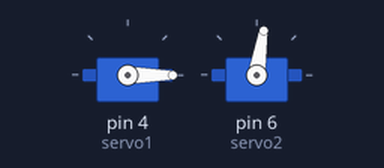
Recording of a sketch running on a simulated Arduino Uno, built with avr-gcc and run on an emulated ATmega328P. Shown: 2 × servo.

Above: at 0.15 s.
At 5.31 s:
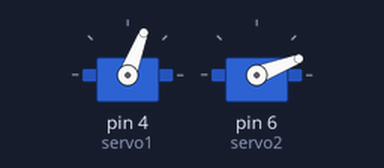
At 13.4 s:
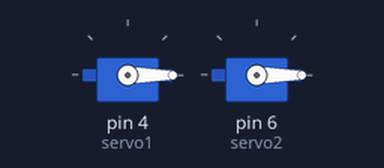
At 29.7 s:
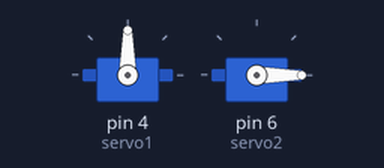
Timing chart, 0 to 40.0 s (numbered marks = the images above):
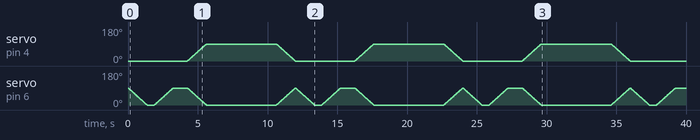

The sketch:

fetch_arm.ino
```cpp
#include <Servo.h>


Servo servo1;  // joint to robot
Servo servo2;  //joint holding spoon


void fetch (){

   // Move servo 1 from 0 to 90 degrees
  for (int angle = 0; angle <= 90; angle++) {
    // Move servo 2 from 90 to 0 degrees
    servo2.write(90 - angle);
    delay(15); // wait for the servos to reach the position
  }

  delay(500);

   // Move servo 1 from 0 to 90 degrees
  for (int angle = 0; angle <= 90; angle++) {
    servo2.write(angle);
    delay(15); // wait for the servos to reach the position
  }
  }


void feed(){

  // Move servo 1 from 0 to 90 degrees
  for (int angle = 0; angle <= 90; angle++) {
    servo1.write(angle);

    // Move servo 2 from 90 to 0 degrees
    servo2.write(90 - angle);
    delay(15); // wait for the servos to reach the position
  }
  delay(5000); // wait for 5 second before repeating

   // Move servo 1 from 0 to 90 degrees
  for (int angle = 0; angle <= 90; angle++) {
    servo2.write(angle);
    // Move servo 2 from 90 to 0 degrees
    servo1.write(90 - angle);
    delay(15); // wait for the servos to reach the position
  }
  }

// twelve servo objects can be created on most boards


void setup() {
  servo1.attach(4);  // attaches the servo on pin 4 to the servo object
  servo2.attach(6);  // attaches the servo on pin 5 to the servo object
  servo1.write(0);
  servo2.write(90);

}

void loop() {

fetch();

delay(1000);

feed();

}
```
